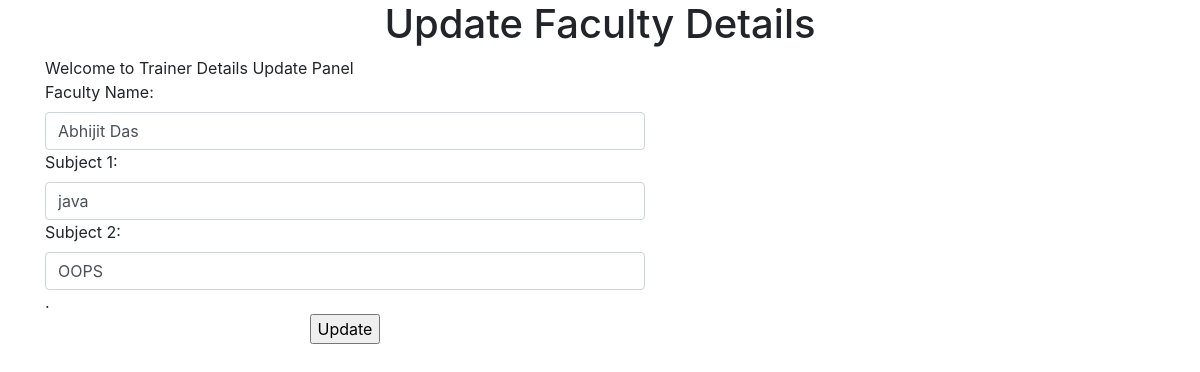
The page /facultyupdate.php?uid=646f5005d3d06 on the database its author committed.
### tables this page shows
CREATE TABLE `faculty` (
  `id` int(255) NOT NULL,
  `faculty_id` varchar(255) NOT NULL,
  `name` varchar(255) NOT NULL,
  `s1` varchar(255) NOT NULL,
  `s2` varchar(255) NOT NULL
);

### facultyupdate.php (the view, shortened to what this page needs)
<!DOCTYPE html>
<html>
<head>
	<link rel="stylesheet" href="https://cdn.jsdelivr.net/npm/bootstrap@4.4.1/dist/css/bootstrap.min.css"
>
    <link rel="stylesheet" href="https://cdnjs.cloudflare.com/ajax/libs/font-awesome/6.3.0/css/all.min.css" />
</head>
<body>
    <center><h1>Update Faculty Details</h1></center>
    <div class ="container">
            <?php
                  include("configASL.php");
                $u=$_GET["uid"];
                echo "Welcome to Trainer Details Update Panel";
                $select="SELECT * FROM faculty WHERE faculty_id='$u'";
                $cn=$al;
                $result=$cn->query($select);
            ?>
            <form action="perupdatefaculty.php" method="GET" style="width:50vw; min-width:300px; ">
            <?php
            $row= mysqli_fetch_assoc($result)
                ?>
                <table class="table">
                    <tr>
                        <label class="form-label">Faculty Name: </label>
                        <input type="text" class="form-control" <?php echo 'name="flname" '?>  value="<?php echo $row['name']  ?> ">
                    </tr>
                    <tr>
                        <label class="form-label">Subject 1: </label>
                        <input type="text" class="form-control" name="sub1" value="<?php echo $row['s1']  ?> ">
                    </div>
                        <label class="form-label">Subject 2: </label>
                        <input type="text" class="form-control" name="sub2" value="<?php echo $row['s2']  ?> ">
                    <tr>.<center>
                    <?php
			            echo "<input type='submit' value='Update'>";
                    ?>
                    </tr></center>
    <?php include('includes/footer.php')?>
</body>
</html>

### rows shown on the page
faculty: flname "Abhijit Das", sub1 "java", sub2 "OOPS"
